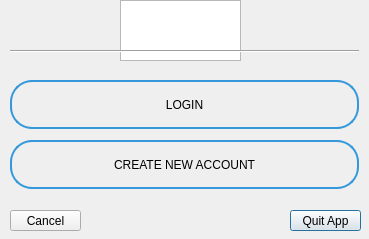
<?xml version="1.0" encoding="UTF-8"?>
<ui version="4.0">
 <class>Dialog1</class>
 <widget class="QDialog" name="Dialog1">
  <property name="geometry">
   <rect>
    <x>0</x>
    <y>0</y>
    <width>369</width>
    <height>239</height>
   </rect>
  </property>
  <property name="windowTitle">
   <string>Login Or Create a new account</string>
  </property>
  <property name="windowIcon">
   <iconset resource="RImages.qrc">
    <normaloff>:/MesImages/MesImages/Screenshot_20210211-233649.png</normaloff>:/MesImages/MesImages/Screenshot_20210211-233649.png</iconset>
  </property>
  <property name="styleSheet">
   <string notr="true">#Dialog1
{
color:rgb(0, 0, 72);
}</string>
  </property>
  <widget class="QPushButton" name="quit">
   <property name="geometry">
    <rect>
     <x>290</x>
     <y>210</y>
     <width>71</width>
     <height>21</height>
    </rect>
   </property>
   <property name="styleSheet">
    <string notr="true">#quit
{	
font: 8.5pt &quot;Batang&quot;;
}</string>
   </property>
   <property name="text">
    <string>Quit App</string>
   </property>
  </widget>
  <widget class="QPushButton" name="cancel">
   <property name="geometry">
    <rect>
     <x>10</x>
     <y>210</y>
     <width>71</width>
     <height>21</height>
    </rect>
   </property>
   <property name="styleSheet">
    <string notr="true">#cancel
{	
font: 8.5pt &quot;Batang&quot;;
}</string>
   </property>
   <property name="text">
    <string>Cancel</string>
   </property>
  </widget>
  <widget class="QGraphicsView" name="graphicsView">
   <property name="geometry">
    <rect>
     <x>120</x>
     <y>0</y>
     <width>121</width>
     <height>61</height>
    </rect>
   </property>
   <property name="styleSheet">
    <string notr="true">border-image: url(:/MesImages/MesImages/handshake.png);</string>
   </property>
  </widget>
  <widget class="Line" name="line">
   <property name="geometry">
    <rect>
     <x>10</x>
     <y>50</y>
     <width>349</width>
     <height>3</height>
    </rect>
   </property>
   <property name="orientation">
    <enum>Qt::Horizontal</enum>
   </property>
  </widget>
  <widget class="QPushButton" name="login">
   <property name="geometry">
    <rect>
     <x>10</x>
     <y>80</y>
     <width>349</width>
     <height>49</height>
    </rect>
   </property>
   <property name="toolTip">
    <string>&lt;html&gt;&lt;head/&gt;&lt;body&gt;&lt;p&gt;Connect to your account&lt;/p&gt;&lt;/body&gt;&lt;/html&gt;</string>
   </property>
   <property name="styleSheet">
    <string notr="true">/* Style pour le bouton Filiers - Contour transparent */
#login {
    background: none; /* Fond transparent */
    /* Couleur du texte bleu */
	color: rgb(0, 0, 0);
    padding: 11px 20px; /* Espacement autour du texte */
    border: 2px solid #3498db; /* Contour bleu */
    border-radius: 22px; /* Coins arrondis */
    font: 12pt &quot;Copperplate Gothic Bold&quot;; /* Police sans-serif moderne */
    cursor: pointer; /* Curseur pointer au survol */
    transition: background 0.3s ease, color 0.3s ease; /* Animation de transition sur la couleur de fond et la couleur du texte */
}

/* Effet de survol pour le bouton Filiers */
#login:hover {
    background: rgba(52, 152, 219, 0.1); /* Fond transparent avec une teinte bleue légère au survol */
    color: #0056b3; /* Couleur du texte bleu foncé au survol */
}

/* Effet de pression pour le bouton Filiers */
#login:active {
    background: rgba(52, 152, 219, 0.2); /* Fond transparent avec une teinte bleue légère lorsqu'appuyé */
    box-shadow: 0 4px 6px rgba(0, 0, 0, 0.1); /* Légère ombre lorsqu'appuyé */
    transform: translateY(2px); /* Légère translation vers le bas pour l'effet de pression */
}</string>
   </property>
   <property name="text">
    <string>LOGIN</string>
   </property>
  </widget>
  <widget class="QPushButton" name="newCount">
   <property name="geometry">
    <rect>
     <x>10</x>
     <y>140</y>
     <width>349</width>
     <height>49</height>
    </rect>
   </property>
   <property name="toolTip">
    <string>&lt;html&gt;&lt;head/&gt;&lt;body&gt;&lt;p&gt;Create a new BLB account&lt;/p&gt;&lt;/body&gt;&lt;/html&gt;</string>
   </property>
   <property name="styleSheet">
    <string notr="true">/* Style pour le bouton Filiers - Contour transparent */
#newCount {
    background: none; /* Fond transparent */
    /* Couleur du texte bleu */
	color: rgb(0, 0, 0);
    padding: 11px 20px; /* Espacement autour du texte */
    border: 2px solid #3498db; /* Contour bleu */
    border-radius: 22px; /* Coins arrondis */
    font: 12pt &quot;Copperplate Gothic Bold&quot;; /* Police sans-serif moderne */
    cursor: pointer; /* Curseur pointer au survol */
    transition: background 0.3s ease, color 0.3s ease; /* Animation de transition sur la couleur de fond et la couleur du texte */
}

/* Effet de survol pour le bouton Filiers */
#newCount:hover {
    background: rgba(52, 152, 219, 0.1); /* Fond transparent avec une teinte bleue légère au survol */
    color: #0056b3; /* Couleur du texte bleu foncé au survol */
}

/* Effet de pression pour le bouton Filiers */
#newCount:active {
    background: rgba(52, 152, 219, 0.2); /* Fond transparent avec une teinte bleue légère lorsqu'appuyé */
    box-shadow: 0 4px 6px rgba(0, 0, 0, 0.1); /* Légère ombre lorsqu'appuyé */
    transform: translateY(2px); /* Légère translation vers le bas pour l'effet de pression */
}</string>
   </property>
   <property name="text">
    <string>CREATE NEW ACCOUNT</string>
   </property>
  </widget>
 </widget>
 <resources>
  <include location="RImages.qrc"/>
 </resources>
 <connections>
  <connection>
   <sender>cancel</sender>
   <signal>clicked()</signal>
   <receiver>Dialog1</receiver>
   <slot>close()</slot>
   <hints>
    <hint type="sourcelabel">
     <x>58</x>
     <y>230</y>
    </hint>
    <hint type="destinationlabel">
     <x>111</x>
     <y>242</y>
    </hint>
   </hints>
  </connection>
 </connections>
</ui>
